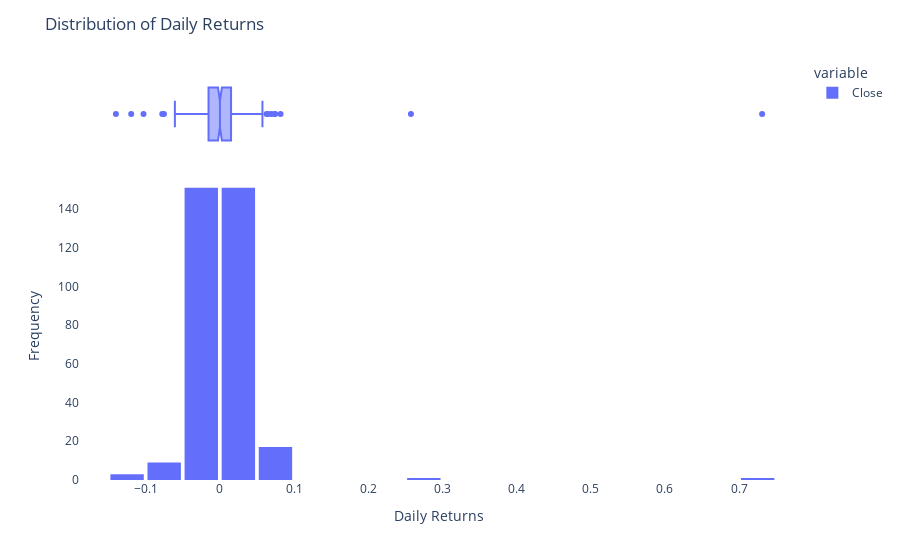

The code cell stored with this chart in its notebook:
### Code cell
# Creating a Plotly figure for distribution
fig = px.histogram(daily_returns, nbins=30, marginal='box')
fig.update_layout(
    title='Distribution of Daily Returns',
    xaxis_title='Daily Returns',
    yaxis_title='Frequency',
    plot_bgcolor='white',
    bargap=0.1
)

# Show the plot
fig.show()

### Figure 1 — Plotly figure (JSON) as saved in the notebook; plotly's stock layout.template omitted (floating-point values rounded to 4 significant figures; data arrays with more than 128 entries replaced by an {"elided": "..."} marker saying what was removed)
{"data": [{"alignmentgroup": "True", "bingroup": "x", "hovertemplate": "variable=Close<br>value=%{x}<br>count=%{y}<extra></extra>", "legendgroup": "Close", "marker": {"color": "#636efa", "pattern": {"shape": ""}}, "name": "Close", "nbinsx": 30, "offsetgroup": "Close", "orientation": "v", "showlegend": true, "type": "histogram", "x": {"elided": "333 float values"}, "xaxis": "x", "yaxis": "y"}, {"alignmentgroup": "True", "hovertemplate": "variable=Close<br>value=%{x}<extra></extra>", "legendgroup": "Close", "marker": {"color": "#636efa"}, "name": "Close", "notched": true, "offsetgroup": "Close", "showlegend": false, "type": "box", "x": {"elided": "333 float values"}, "xaxis": "x2", "yaxis": "y2"}], "layout": {"bargap": 0.1, "barmode": "relative", "legend": {"title": {"text": "variable"}, "tracegroupgap": 0}, "margin": {"t": 60}, "plot_bgcolor": "white", "title": {"text": "Distribution of Daily Returns"}, "xaxis": {"anchor": "y", "domain": [0, 1], "title": {"text": "Daily Returns"}}, "xaxis2": {"anchor": "y2", "domain": [0, 1], "matches": "x", "showgrid": true, "showticklabels": false}, "yaxis": {"anchor": "x", "domain": [0, 0.7326], "title": {"text": "Frequency"}}, "yaxis2": {"anchor": "x2", "domain": [0.7426, 1], "matches": "y2", "showgrid": false, "showline": false, "showticklabels": false, "ticks": ""}}}
